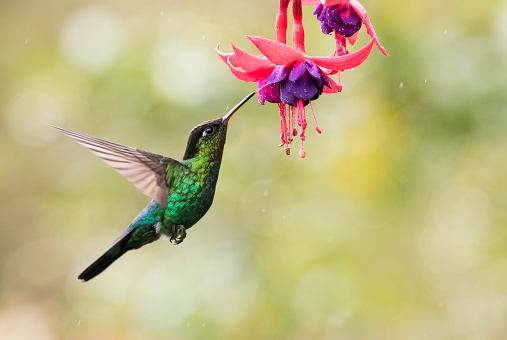
#> input picture 1207070121_Syahrul Fikri_PCD_Prak.10/Humming Bird.jpg, 507 x 340 px
$ jupyter execute 'Ekstraksi Fitur Berdasarkan Warna.ipynb'
#> lines starting #> are read from the running program, lines starting #| are printed output that depends on the picture
#### **File                   : Ekstraksi Fitur Berdasarkan Warna.ipynb**

#### **Authors : Syahrul Fikri**

#### **NIM : 1207070121**

#### **Pengolahan Citra Digital - TKK**

#### **Teknik Elektro Fakultas Sains dan Teknologi Universitas Islam Negeri Sunan Gunung Djati Bandung**

Import Library

[cell 1]
import numpy as np
import imageio
import matplotlib.pyplot as plt
import cv2

Membaca Gambar

[cell 2]
img_bgr = cv2.imread("Humming Bird.jpg")
#> img_bgr is the input picture: shape (340, 507, 3); mean B, G, R 131.4, 181.4, 191.5
img = cv2.cvtColor(img_bgr, cv2.COLOR_BGR2RGB)
height, width, channel = img_bgr.shape
#> height = 340; width = 507; channel = 3

Membuat Variabel Untuk Menyimpan Data Gambar

[cell 3]
# Membuat array kosong dengan ukuran 256 untuk setiap channel warna (merah, hijau, biru)
hgr = np.zeros((256))
hgg = np.zeros((256))
hgb = np.zeros((256))

# Membuat array kosong dengan ukuran 256 untuk setiap channel warna (merah, hijau, biru)
hgrgb = np.zeros((768), dtype=np.int32)

Mengisi nilai dalam array hg dengan 0

[cell 4]
# Fungsi untuk mengatur semua elemen array ke nilai 0
def makeItZero():
    for x in range(0, 256):
        hgr[x] = 0
        hgg[x] = 0
        hgb[x] = 0

    for x in range(0, 768):
        hgrgb[x] = 0

Menghitung Nilai Dari Gambar

[cell 5]
makeItZero()

# th = int(256/64)
temp = [0]

# Loop melalui setiap piksel gambar
for y in range(0, height):
    for x in range(0, width):
        red = int(img[y][x][0])
        green = int(img[y][x][1])
        blue = int(img[y][x][2])

        # Tambahkan offset ke nilai warna
        red = red + 0
        green = green + 256
        blue = blue + 512

# Increment histogram gabungan RGB
    hgrgb[red] += 1
    hgrgb[green] += 1
    hgrgb[blue] += 1
#> after the loop, hgrgb = 768 values, max 24 at index 445, min 0 at index 0, mean 1.33

binsrgb = np.linspace(0, 768, 100)

# Buat array batas bin untuk histogram warna merah
binsr = np.linspace(0, 0, 100)
plt.hist(hgr, binsr, color = "red", alpha=0.5)

# Buat array batas bin untuk histogram warna merah
binsg = np.linspace(0, 256, 100)
plt.hist(hgr, binsg, color = "green", alpha=0.5)

# Buat array batas bin untuk histogram warna biru
binsb = np.linspace(0, 768, 100)
plt.hist(hgr, binsb, color = "blue", alpha=0.5)

# Plot histogram gabungan RGB
#plt.hist(hgr, binsrgb, alpha=0.5)
plt.plot(hgrgb)
plt.title("Histogram Red Green Blue")
plt.show()
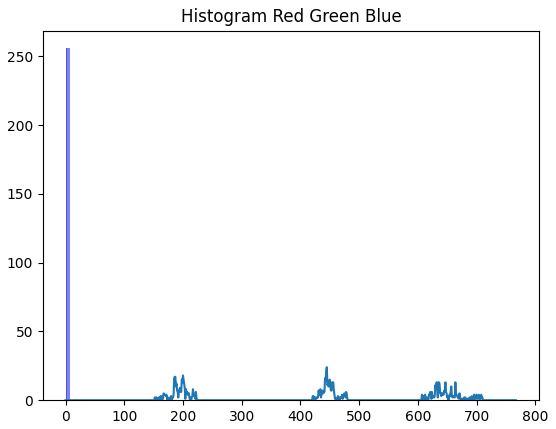
#> figure drawn by matplotlib, 1 panel; tallest bar 256 high, from x = 0 to 0; tallest bar 256 high, from x = 2.22e-16 to 2.59; tallest bar 256 high, from x = 0 to 7.76; curve peaks at x = 445, y = 24

Menggunakan OpenCV

[cell 6]
hist_img = cv2.calcHist([img], [0], None, [768], [0, 768])
#> hist_img = 768 values, max 4762 at index 199, min 0 at index 256, mean 224.5
plt.plot(hist_img)
plt.title("Histogram Red Green Blue")
plt.show()
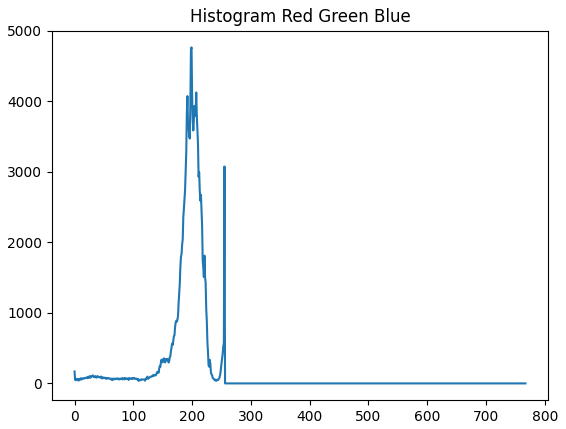
#> figure drawn by matplotlib, 1 panel; curve peaks at x = 199, y = 4762

Menampilkan Histogram

[cell 7]
makeItZero()

# Menghitung histogram untuk setiap channel warna
for y in range(0, img.shape[0]):
    for x in range(0, img.shape[1]):
        red = img[y][x][0]
        green = img[y][x][1]
        blue = img[y][x][2]
        hgr[red] += 1
        hgg[green] += 1
        hgb[blue] += 1
#> after the loop, hgb = 256 values, max 2809 at index 119, min 4 at index 254, mean 673.4; hgg = 256 values, max 4991 at index 196, min 3 at index 245, mean 673.4; hgr = 256 values, max 4762 at index 199, min 36 at index 109, mean 673.4

def plot_result(red, green, blue):
    bins = np.linspace(0, 256, 128)

    fig, (ax1, ax2, ax3) = plt.subplots(1, 3, sharey=True)

    for ax in [ax1, ax2, ax3]:
        ax.spines["top"].set_visible(False)
        ax.spines["right"].set_visible(False)
        ax.spines["left"].set_visible(False)
        ax.spines["bottom"].set_visible(False)
        ax.grid(color='b', linestyle='--', linewidth=0.5, alpha=0.3)
        ax.tick_params(direction='out', color='b', width='1')

    ax1.set_title('Red')
    ax2.set_title('Green')
    ax3.set_title('Blue')

    ax1.hist(red, bins, color="red", alpha=1)
    ax2.hist(green, bins, color="green", alpha=1)
    ax3.hist(blue, bins, color="blue", alpha=1)

plt.rcParams['figure.figsize'] = [20, 7]
plot_result(hgr, hgg, hgb)
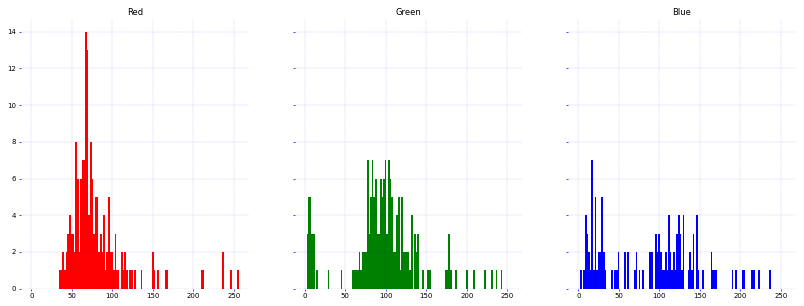
#> figure drawn by matplotlib, 3 panels; panel 1: tallest bar 14 high, from x = 66.52 to 68.54
